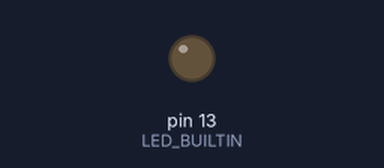
Bench run of a sketch on a simulated Arduino Uno, built with avr-gcc and run on an emulated ATmega328P. Shown: output pins drawn as LEDs (lit = HIGH).

Above: at 0.9 s.
At 3.15 s:
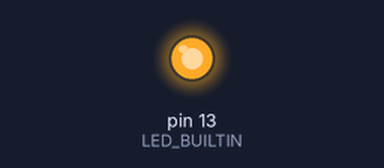
Timing chart, 0 to 3.5 s (numbered marks = the images above):
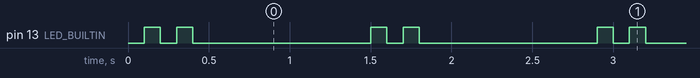

Measured:
- by itself, pin 13 (LED_BUILTIN): repeats every 1.4 s: LOW 0.10 s, HIGH 0.10 s, LOW 1.1 s, HIGH 0.10 s
- by itself, everything shown: repeats every 1.4 s, in 4 steps

The sketch:

Blink.ino
```cpp
 int cicle = 2;
 int led = 0;
 int t = 0;

void setup() {

  pinMode(LED_BUILTIN, OUTPUT);
  cicle = cicle * 2;

}

void loop() {
  for(int i = 0; i != cicle;i++){
    if (led == 0){
      digitalWrite(LED_BUILTIN, 0);
      led = 1;
      delay(100);
    }else{
      digitalWrite(LED_BUILTIN, 1);
      led = 0;
      delay(100);
    }
  }
  led = 0;
  digitalWrite(LED_BUILTIN, 0);
  delay(1000);
  Serial.println(t);
  t++;

}
```
